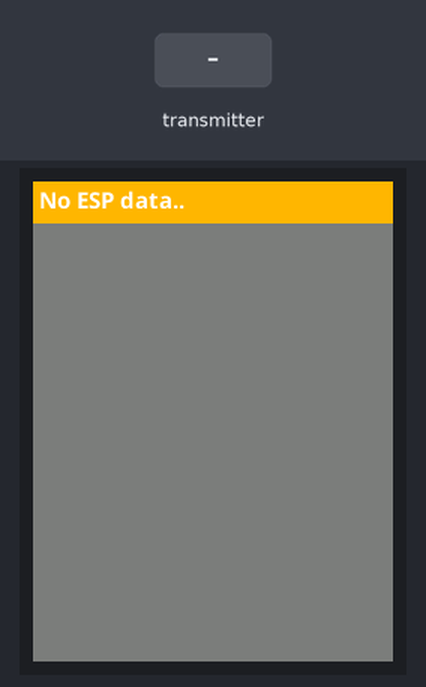
A program run on a simulated ESP32. Parts: 240×320 colour display. The test bench sets the inputs (shaded band). What the program prints to the serial monitor is not drawn.

Above: at 8.5 s.
8.6 s: the transmitter starts sending id = 0
At 9.3 s:
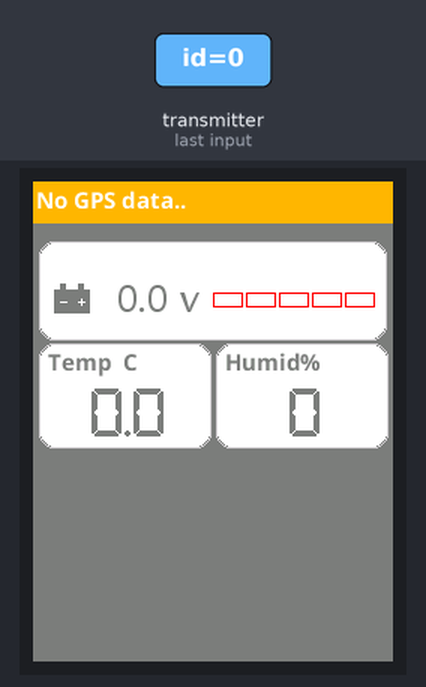
10.5 s: the transmitter starts sending batt_perc = 25
At 12.0 s:
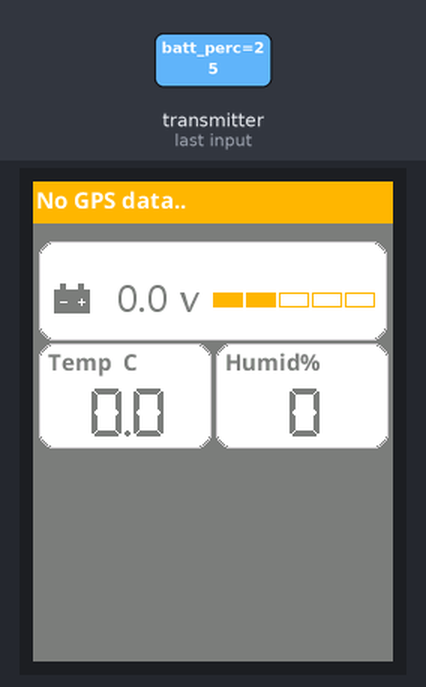
12.3 s: the transmitter starts sending batt_perc = 50
At 13.8 s:
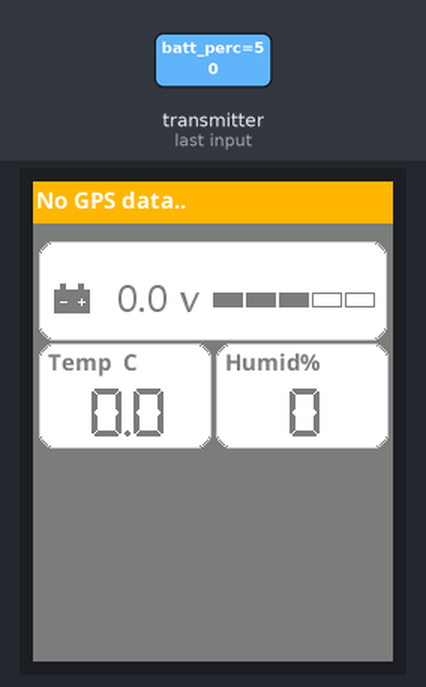
14.1 s: the transmitter starts sending batt_volt = 25
At 14.8 s:
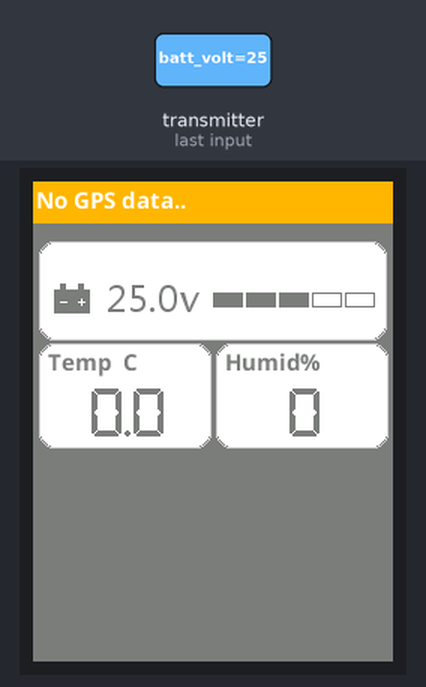
16.0 s: the transmitter starts sending temp = 25
At 17.6 s:
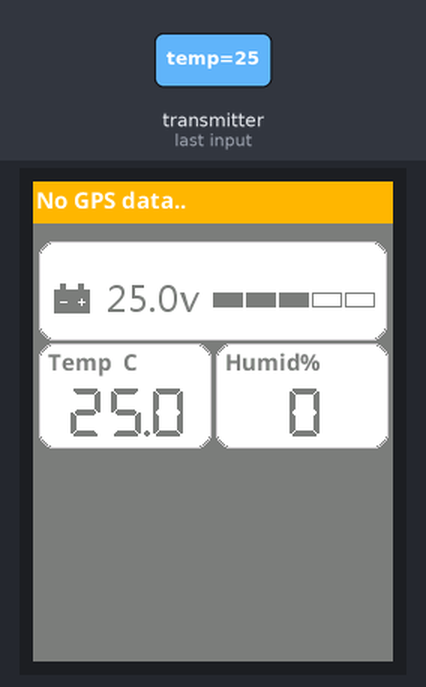
17.9 s: the transmitter starts sending hum = 25
At 19.4 s:
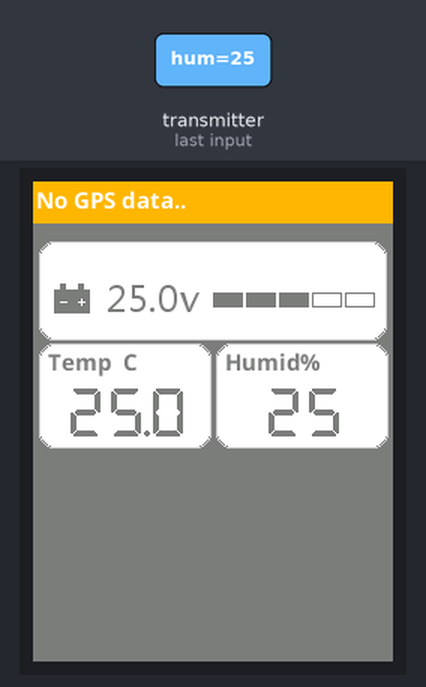
Timing chart, 0 to 20.7 s (numbered marks = the images above; inputs shaded):
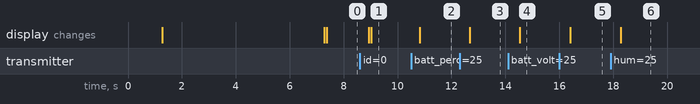

The program:

main.cpp
```cpp
/*******************************************************************************
 ******************************************************************************/

#include <Arduino.h>
#include <common.h>
#include <dashboard.h>
#include <colors.h>
#include <esp_now.h>
#include <WiFi.h>
#include <TFT_eSPI.h>
#include <SPI.h>
#include <DSEG7.h>
//#include <Extensions/Smooth_font.h>


#define digits DSEG7_Classic_Bold_32

TFT_eSPI    tft = TFT_eSPI();
TFT_eSprite spr = TFT_eSprite(&tft);

// Create a struct_message to hold incoming data
struct_message myData;

//callback function that will be executed when data is received
void OnDataRecv(const uint8_t * mac, const uint8_t *incomingData, int len) {
  memcpy(&myData, incomingData, sizeof(myData));
  Serial.print("Bytes received: ");
  Serial.println(len);
  Serial.println("GPS data: ");
  Serial.println("  time: ");
  Serial.print("    hour: "); Serial.println(myData.gps_time_hour);
  Serial.print("    minute: "); Serial.println(myData.gps_time_minute);
  Serial.println("  satellites: ");
  Serial.print("    found: "); Serial.println(myData.gps_satellites);
  //Serial.println("  location: ");
  //Serial.print("    lat: "); Serial.println(myData.gps_lat);
  ////Serial.print("    lon: "); Serial.println(myData.gps_lng);
  //Serial.println("  altitude: ");
  //Serial.print("    meters: "); Serial.println(myData.gps_altitude_meters);
  //Serial.println("-------");
  ESP_DATA_RECVD_OK = true;
  if (myData.gps_satellites > 0) {
    GPS_DATA_RECVD_OK = true;
  }
}

void draw_battery_level_box(int32_t _lx, int32_t _ly, bool _filled, int8_t _warn_level) {

  int32_t _lw = 20; int32_t _lh = 10;

  int fg_color = LEVEL_FG_COLOR;
  int bg_color = LEVEL_BG_COLOR;

  switch (_warn_level) {
    case 1:
      bg_color = LEVEL_WARN1_BG_COLOR;
      break;
    case 2:
      bg_color = LEVEL_WARN2_BG_COLOR;
      break;
  }

  spr.drawRect(_lx, _ly, _lw, _lh, bg_color);

  if (_filled) {
    spr.fillRect(_lx+1, _ly+1, _lw-2, _lh-2, bg_color);
  } else {
    spr.fillRect(_lx+1, _ly+1, _lw-2, _lh-2, fg_color);
  }
}

void draw_battery_display_box_blocks(int32_t _xx, int32_t _yy, int8_t _batt_perc) {

  int8_t _warn = 0;
  // calculate battery percentage
  int8_t _c = 0; int8_t _f = 0; //filled blocks
  uint8_t step = 0;

  if (_batt_perc < 5) {
    for (int i = 1; i<=5 ; i++) {
      _xx = 116; _xx = _xx + step;
      draw_battery_level_box(_xx, _yy, 0, 2);
      step = step + 22;
    }
  } else if (_batt_perc < 21) {
    for (int i = 1; i<=5 ; i++) {
      _xx = 116; _xx = _xx + step;
      if (i <= 1) { _f = 1; } else { _f = 0; }
      draw_battery_level_box(_xx, _yy, _f, 2);
      step = step + 22;
    }
  } else if (_batt_perc < 41) {
    for (int i = 1; i<=5 ; i++) {
      _xx = 116; _xx = _xx + step;
      if (i <= 2) { _f = 1; } else { _f = 0; }
      draw_battery_level_box(_xx, _yy, _f, 1);
      step = step + 22;
    }
  } else if (_batt_perc < 61) {
    for (int i = 1; i<=5 ; i++) {
      _xx = 116; _xx = _xx + step;
      if (i <= 3) { _f = 1; } else { _f = 0; }
      draw_battery_level_box(_xx, _yy, _f, 0);
      step = step + 22;
    }
  } else if (_batt_perc < 90) {
    for (int i = 1; i<=5 ; i++) {
      _xx = 116; _xx = _xx + step;
      if (i <= 4) { _f = 1; } else { _f = 0; }
      draw_battery_level_box(_xx, _yy, _f, 0);
      step = step + 22;
    }
  } else if (_batt_perc >= 90) {
    for (int i = 1; i<=5 ; i++) {
      _xx = 116; _xx = _xx + step;
      if (i <= 5) { _f = 1; } else { _f = 0; }
      draw_battery_level_box(_xx, _yy, _f, 0);
      step = step + 22;
    }
  }
}

void draw_battery_display_box(int32_t _x, int32_t _y, int32_t _w, int32_t _h) {

  spr.createSprite(_w, _h);
  spr.fillSprite(TFT_TRANSPARENT);
  // background
  spr.drawRoundRect(0, 0, _w, _h, 10, LINE_COLOR);
  spr.fillRoundRect(1, 1, _w-2, _h-2, 10, RECT_BG_COLOR);

  /////////////////
  // BIKE battery
  int8_t bike_batt_perc = (int)myData.batt_perc;
  // start car battery icon
  spr.fillRect(10, 32, 24, 16, RECT_FG_COLOR);
  spr.fillRect(14, 28, 4, 4, RECT_FG_COLOR);
  spr.fillRect(26, 28, 4, 4, RECT_FG_COLOR);
  spr.drawLine(14, 40, 18, 40, RECT_BG_COLOR);
  spr.drawLine(26, 40, 30, 40, RECT_BG_COLOR);
  spr.drawLine(28, 38, 28, 42, RECT_BG_COLOR);
  // end car battery icon
  spr.loadFont(latin);
  spr.setTextColor(TEXT_COLOR);
  spr.setTextSize(1);
  spr.drawFloat(myData.batt_volt, 1, 68, 28);
  spr.setTextSize(0);
  spr.drawString("v", 100, 28);
  spr.unloadFont();
  // draw the blocks
  // TEST: uncomment to test (with warning colors)
  // bike_batt_perc = 69;
  draw_battery_display_box_blocks(116, 34, bike_batt_perc);

  // push and delete sprite
  spr.pushSprite(_x, _y, TFT_TRANSPARENT);
  spr.deleteSprite();
}

void draw_display_box(int32_t _x, int32_t _y, int32_t _w, int32_t _h, float _display, uint8_t _d, String _display_unit, String _display_label) {
  //int32_t _w = 115; int32_t _h = 70;
  spr.createSprite(_w, _h);
  spr.fillSprite(TFT_TRANSPARENT);
  // background
  spr.drawRoundRect(0, 0, _w, _h, 10, LINE_COLOR);
  spr.fillRoundRect(1, 1, _w-2, _h-2, 10, RECT_BG_COLOR);
  // label
  spr.setTextDatum(TL_DATUM);
  spr.loadFont(small);
  spr.setTextSize(1);
  spr.setTextColor(TEXT_COLOR, RECT_BG_COLOR);
  spr.drawString(_display_label, 6, 6);
  spr.drawString(_display_unit, 56, 6);
  // main display number
  spr.unloadFont();
  spr.setTextDatum(MC_DATUM);
  spr.setFreeFont(&DSEG7_Classic_Bold_32);
  spr.setTextColor(TEXT_COLOR);
  if (_display_label.equals("Speed")) {
    spr.setTextSize(2);
    spr.drawFloat(_display, _d, _w / 2, 58);
  } else {
    spr.setTextSize(1);
    spr.drawFloat(_display, _d, _w / 2, 46);
  }
  spr.unloadFont();
  // push and delete sprite
  spr.pushSprite(_x, _y, TFT_TRANSPARENT);
  spr.deleteSprite();
}

void draw_notify_box(String _text) {
  int32_t _x = 0; int32_t _y = 0;
  int32_t _w = 280; int32_t _h = 28;
  spr.createSprite(_w, _h);
  spr.fillSprite(TFT_TRANSPARENT);
  spr.fillRect(_x, _y, _w, _h, NOTIFY_BG_COLOR);
  spr.setTextDatum(TC_DATUM);
  spr.loadFont(small);
  spr.setTextColor(NOTIFY_FG_COLOR, NOTIFY_BG_COLOR);
  spr.setTextSize(2);
  spr.drawString(_text, 48, 6);
  spr.pushSprite(_x, _y, TFT_TRANSPARENT);
  spr.unloadFont();
  spr.deleteSprite();
}

void draw_splash_box(int32_t _x, int32_t _y, int32_t _w, int32_t _h, String _text) {
  spr.createSprite(_w, _h);
  spr.fillSprite(TFT_TRANSPARENT);
  // background
  spr.drawRoundRect(0, 0, _w, _h, 10, LINE_COLOR);
  spr.fillRoundRect(1, 1, _w-2, _h-2, 10, RECT_BG_COLOR);
  // label
  spr.setTextDatum(TC_DATUM);
  spr.loadFont(small);
  spr.setTextColor(RECT_FG_COLOR);
  spr.setTextSize(2);
  spr.drawString(_text, _w / 2, 4);
  spr.pushSprite(_x, _y, TFT_TRANSPARENT);
  spr.unloadFont();
  spr.deleteSprite();
}

void draw_no_esp() {
  draw_notify_box("  No ESP data..");
}

void draw() {

  // TODO: night and day display,
  // during day light background, dark foreground
  // during night dark background, light foreground

  if (GPS_DATA_RECVD_OK) { // TODO: check age of GPS data...
    draw_notify_box(" ");
  } else {
    draw_notify_box("  No GPS data..");
  }

  tft.loadFont(latin);
  tft.setTextSize(2);
  tft.setTextColor(NOTIFY_FG_COLOR, NOTIFY_BG_COLOR);
  // GPS Time
  if (GPS_DATA_RECVD_OK) {
    // make string "HH:MM"
    // TODO: 24-hours format, summertime & wintertime, CET timezone
    //   - 24-hours format
    //   - zomertijd/wintertijd +1 (timezone)
    //     for now hour + 1
    char buffer[50];
    sprintf(buffer, "%.2i:%.2i",
      myData.gps_time_hour+1,
      myData.gps_time_minute);
    String gps_time(buffer);
    tft.drawString(gps_time, 160, 4);
  }
  tft.unloadFont();

  tft.setTextColor(TEXT_COLOR);
  int32_t x = 0; int32_t y = 0; int32_t r = 10;
  int32_t t = 0; int32_t w = 0; int32_t h = 0;

  /*****************************************************************************
   * Bike Battery
   ****************************************************************************/
  draw_battery_display_box(4, 40, 232, 66);

  /*****************************************************************************
   * Temp & humidity
   ****************************************************************************/
  draw_display_box(4, 108, 115, 70, myData.temp, 1, "C", "Temp");
  draw_display_box(122, 108, 115, 70, myData.hum, 0, "%", "Humid");
  /*****************************************************************************
   * Fuel
   ****************************************************************************/
  // draw_display_box(4, 172, 0, 0, " ", "Free");
  /*****************************************************************************
   * GPS Altitude & ground speed
   ****************************************************************************/
  //draw_display_box(4, 244, myData.gps_altitude_meters, 1, "m", "Altitude");
  //draw_display_box(TFT_WIDTH / 2 - 100, 200, 200, 100, myData.gps_speed_kmph, 0, "Km/H", "Speed");
}

void setup() {

  //Initialize Serial Monitor
  Serial.begin(115200);
  delay(1000); // 1 seconds

  tft.init();
  tft.setRotation(0);
  tft.fillScreen(BG_COLOR);

  //Set device as a Wi-Fi Station
  WiFi.mode(WIFI_STA);

  //Init ESP-NOW
  if (esp_now_init() != ESP_OK) {
    Serial.println("Error initializing ESP-NOW");
    return;
  }
  Serial.println("initialised ESP-NOW OK");
  ESP_SETUP_OK = true;

  // Once ESPNow is successfully Init, we will register
  // for recv CB to get recv packer info
  esp_now_register_recv_cb(esp_now_recv_cb_t(OnDataRecv));

  // setup 'splash' screen
  String software = "\n  esp32_bike ";
  software += String("V") + version_major() + "." + version_minor() + "." + version_patch();
  draw_splash_box(20, 20, 200, 80, software);

  delay(6000); // 6 seconds
  tft.fillScreen(BG_COLOR);            // Clear screen
}

void loop() {

  if (ESP_DATA_RECVD_OK) {
    draw();
  } else {
    draw_no_esp();
  }
  delay(500); // 1/2 second
}
```

colors.h
```cpp
//#ifndef COLORS_H
//#define COLORS_H

#define DARK_MODE // TODO: change via programmable button (or screen touch)

// https://github.com/newdigate/rgb565_colors
#define RGB565_BLUE_AZURE 0x041F
#define RGB565_BLUE_LIGHT 0xAEBC
#define RGB565_BLACK_DIM 0x6B4D
#define RGB565_BLACK_OUTER_SPACE 0x4249
#define RGB565_GRAY_BATTLESHIP 0x8430
#define RGB565_GRAY_MEDIUM 0xBDF7
#define RGB565_GRAY_LIGHT 0xD69A
#define RGB565_GRAY_WEB 0x8410
#define RGB565_GRAY_STONE 0x9470
#define RGB565_YELLOW 0xFFE0
#define RGB565_RED 0xF800
#define RGB565_RED_MAXIMUM 0xD104
#define RGB565_ORANGE 0xFBE0
#define RGB565_ORANGE_CADMIUM 0xEC25
#define RGB565_GREEN_GO 0x054C
#define RGB565_GREEN_FERN 0x75CF
#define RGB565_WHITE 0xFFFF

#define TEXT_COLOR           TFT_DARKGREY
#define FG_COLOR             TFT_WHITE
#define BG_COLOR             TFT_DARKGREY
#define LINE_COLOR           TFT_LIGHTGREY
#define RECT_FG_COLOR        TFT_DARKGREY
#define RECT_BG_COLOR        TFT_WHITE
#define LEVEL_FG_COLOR       TFT_WHITE
#define LEVEL_BG_COLOR       TFT_DARKGREY

#define NOTIFY_FG_COLOR      TFT_WHITE
#define NOTIFY_BG_COLOR      TFT_ORANGE
#define LEVEL_WARN1_FG_COLOR TFT_ORANGE
#define LEVEL_WARN1_BG_COLOR TFT_ORANGE
#define LEVEL_WARN2_FG_COLOR TFT_RED
#define LEVEL_WARN2_BG_COLOR TFT_RED

#define BUTTON_RED           RGB565_RED
#define BUTTON_WHITE         TFT_WHITE
#define BUTTON_GREEN         TFT_GREEN
```

common.h
```cpp
/**
 * @file common.h
 * Common configuration file
 */

#define VERSION_MAJOR 1
#define VERSION_MINOR 3
#define VERSION_PATCH 3

static inline int version_major(void) {
    return VERSION_MAJOR;
}
static inline int version_minor(void) {
    return VERSION_MINOR;
}
static inline int version_patch(void) {
    return VERSION_PATCH;
}
//Structure example to send data
//Must match the receiver structure
typedef struct struct_message {
  int id;
  float batt_volt;
  float batt_perc;
  float temp;
  float hum;
  unsigned int readingId;
  int8_t fuel_perc;
  bool gps_status;
  long gps_lat; // latitude - ex '30.239773'
  long gps_lng; // longitude - ex '-97.815685'
  uint8_t gps_time_hour;
  uint8_t gps_time_minute;
  uint8_t gps_satellites;
  float gps_speed_kmph; // current ground speed
  float gps_altitude_meters; // latest altitude fix
  int8_t gps_age; // mls since last update
} struct_message;
```

dashboard.h
```cpp
//#ifndef DASHBOARD_H
//#define DASHBOARD_H

#include <Latin_Hiragana_24.h>
#include <NotoSansBold15.h>
//#include <fonts/DSEG7.h>
#define latin Latin_Hiragana_24
#define small NotoSansBold15
//#define digits DSEG7_Classic_Bold_32

#define SCREEN_WIDTH TFT_WIDTH
#define SCREEN_HEIGHT TFT_HEIGHT

// status flags
bool SETUP_OK = false;
bool ESP_SETUP_OK = false;
bool ESP_DATA_RECVD_OK = false;
bool GPS_OK = false;
bool GPS_DATA_RECVD_OK = false;
bool GSM_OK = false;
bool GSM_DATA_RECVD_OK = false;
bool GSM_DATA_RECVD_AGE_OK = false;
bool TEMP_OK = false;
bool TEMP_DATA_RECVD_OK = false;
bool BATT_OK = false;
bool BATT_DATA_RECVD_OK = false;
bool BIKE_LOCKED = true;
```

Source omitted: DSEG7.h (data table, 52123 bytes), Hiragana_24.h (data table, 330760 bytes), toSansBold15.h (data table, 65723 bytes)

Measured:
- after the input at 8.6 s, the display: first changes after 0.33 s (image 1 shows a later state)
- after the input at 10.5 s, the display: changes after 0.33 s (image 2)
- after the input at 12.3 s, the display: changes after 0.38 s (image 3)
- after the input at 14.1 s, the display: changes after 0.43 s (image 4)
- after the input at 16.0 s, the display: changes after 0.41 s (image 5)
- after the input at 17.9 s, the display: changes after 0.38 s (image 6)
